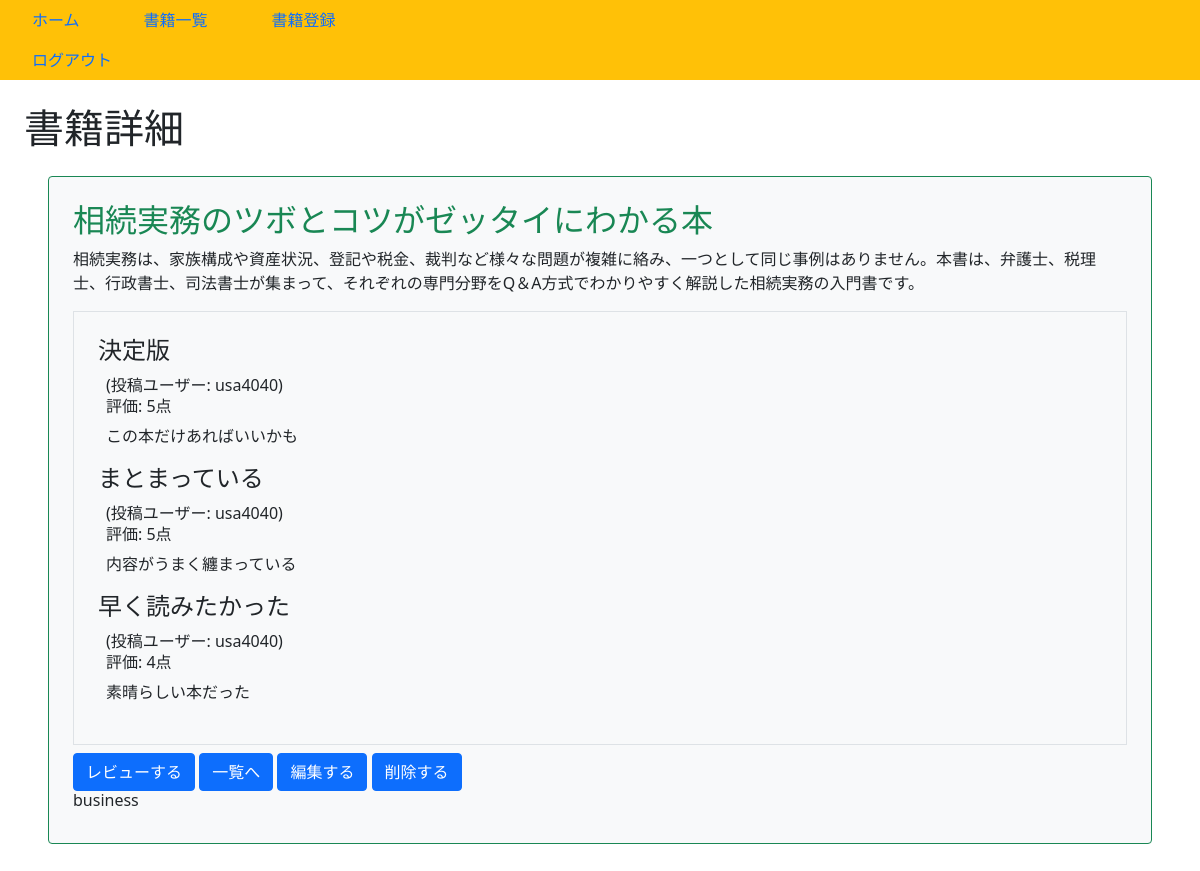
The app's page /book/8/detail (signed in) with its own data.
### book/models.py (models this page shows, shortened)
class Book(models.Model):
    title = models.CharField(max_length=100)
    text = models.TextField()
    thumbnail = models.ImageField(null=True, blank=True)
    category = models.CharField(
        max_length=100,
        choices=CATEGORY
    )
    user = models.ForeignKey('auth.user',on_delete=models.CASCADE)

class Review(models.Model):
    book = models.ForeignKey(Book, on_delete=models.CASCADE)
    title = models.CharField(max_length=100)
    text = models.TextField()
    rate = models.IntegerField(choices=RATE_CHOICES)
    user = models.ForeignKey('auth.User', on_delete=models.CASCADE)

### book/views.py (the view)
# urls.py: path('book/<int:pk>/detail', views.DetailBookView.as_view(), name='detail-book'),
class DetailBookView(LoginRequiredMixin, DetailView):
    template_name = 'book/book_detail.html'
    model = Book

### book/templates/book/book_detail.html (shortened to what this page needs)
{% extends 'base.html' %}
{% block h1 %}書籍詳細{% endblock %}
{% block content %}
    <div class="p-4 m-4 bg bg-light border border-success rounded">
        <h2 class="text-success">{{ object.title }}</h2>
        <p>{{ object.text }}</p>
        <div class="border p-4 mb-2">
            {% for review in object.review_set.all %}
            <div>
                <h3 class="h4">{{ review.title }}</h3>
                <div class="px-2">
                    <span>(投稿ユーザー: {{ review.user.username }})</span>
                    <h6>評価: {{ review.rate }}点</h6>
                    <p>{{ review.text }}</p>
                </div>
            </div>
            {% endfor %}
        </div>
        <a href="{% url 'review' object.pk %}" class="btn btn-primary">レビューする</a>
        <a href="{% url 'list-book' %}" class="btn btn-primary">一覧へ</a>
        <a href="{% url 'update-book' object.pk %}" class="btn btn-primary">編集する</a>
        <a href="{% url 'delete-book' object.pk %}" class="btn btn-primary">削除する</a>
        <h6 class="card-title">{{ object.category }}</h6>
    </div>
{% endblock content %}

### book/static/book/css/style.css (style rules this page uses)
a { text-decoration: none; }

### records on screen
Book: title "相続実務のツボとコツがゼッタイにわかる本", text "相続実務は、家族構成や資産状況、登記や税金、裁判など様々な問題が複雑に絡み、一つとして同じ事例はありません。本書は、弁護士、税理士、行政書士、司法書士が集まって、それぞれの専門分野をQ＆A方式でわかりやすく解説した相続実務の入門書です。", category "business"
Review: title "決定版", user.username "usa4040", rate "5", text "この本だけあればいいかも"
Review: title "まとまっている", user.username "usa4040", rate "5", text "内容がうまく纏まっている"
Review: title "早く読みたかった", user.username "usa4040", rate "4", text "素晴らしい本だった"
